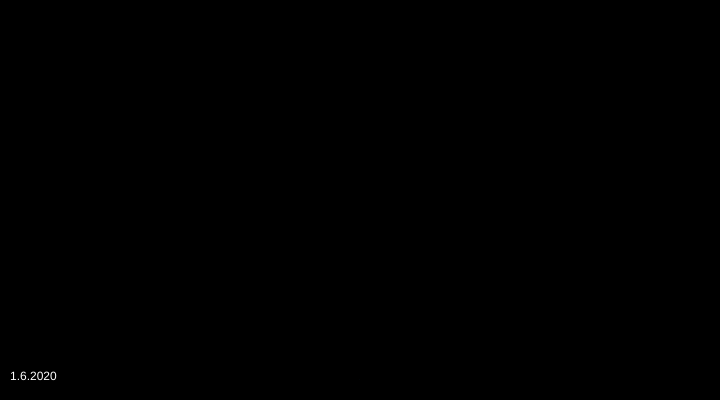
Frame 1 (no input)
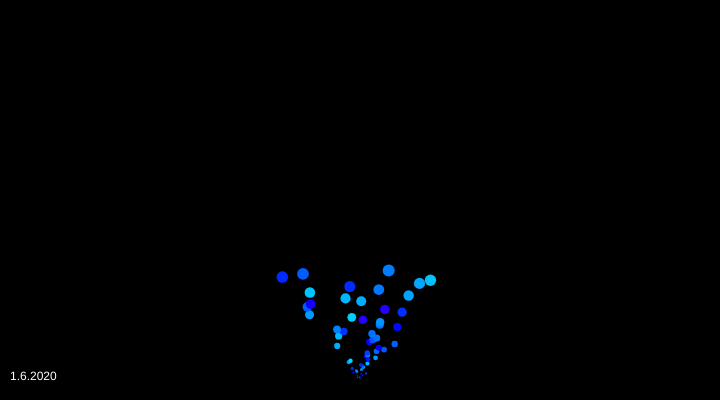
Frame 60 (no input)
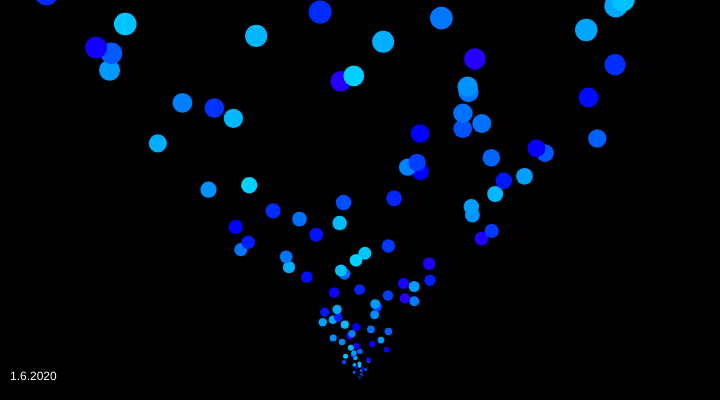
Frame 120 (the mouse pressed at the canvas centre since frame 60)

The p5.js sketch that drew these frames (run headless with seeded random() and noise() and a simulated clock; from frame 60 on, the mouse is pressed at the canvas centre):

// p5.js sketch
// ── sketch.js
//Based off the particle system example on p5.js

let system;

function setup() {
  createCanvas(720, 400);
  system = new ParticleSystem(createVector(width/2, height - 20));
  colorMode(HSB);
}

function draw() {
  background(0);
  system.addParticle();
  system.run();
  fill(255);
  text("1.6.2020", 10, height - 20);
}

// A simple Particle class
let Particle = function(position) {
  this.acceleration = createVector(random(-0.05, 0.05), -.05);
  this.velocity = createVector(random(-0.3, 0.3), -0.3);
  this.position = position.copy();
  this.lifespan = random(300, 1000);
  this.size = 0;
  this.hue = random(190, 250);
  this.color = color(this.hue, random(100, 200), random(100, 300));
};

Particle.prototype.run = function() {
  this.update();
  this.display();
};

// Method to update position
Particle.prototype.update = function(){
  this.velocity.add(this.acceleration);
  this.position.add(this.velocity);
  this.lifespan -= 2;
  this.size += 0.2;
};

// Method to display
Particle.prototype.display = function() {
  noStroke();
  fill(this.color);
  ellipse(this.position.x, this.position.y, this.size, this.size);
};

// Is the particle still useful?
Particle.prototype.isDead = function(){
  return this.lifespan < 0;
};

let ParticleSystem = function(position) {
  this.origin = position.copy();
  this.particles = [];
};

ParticleSystem.prototype.addParticle = function() {
  this.particles.push(new Particle(this.origin));
};

ParticleSystem.prototype.run = function() {
  for (let i = this.particles.length-1; i >= 0; i--) {
    let p = this.particles[i];
    p.run();
    if (p.isDead()) {
      this.particles.splice(i, 1); //gets rid of dead particles 
    }
  }
};
